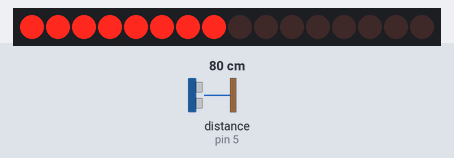
This sketch was run on a simulated Arduino Uno, built with avr-gcc and run on an emulated ATmega328P. Shown: 16 shift-register outputs drawn as a row of LEDs (first output left, lit = HIGH). Wiring (inferred from the names in the program): ultrasonic range finder: trigger pin 6; echo pin 5; 2 × shift register (74HC595): data pin 11; shift clock pin 8; latch pin 12. Wiring (inferred from the signals the program sends): row of LEDs: on Q0, Q1, Q2, Q3, Q4, Q5, Q6, Q7, Q8, Q9, Q10, Q11, Q12, Q13, Q14, Q15. The inputs (shaded band) are chosen by the test bench; at power-on: distance to the obstacle (sensor on pin 5) 80 cm. The echo pulse lasts 58.3 µs per cm.

Above: at 1.28 s.
1.3 s: distance to the obstacle (sensor on pin 5) set to 2 cm
At 2.1 s:
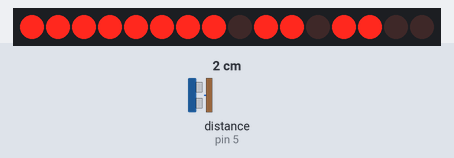
2.8 s: distance to the obstacle (sensor on pin 5) set to 120 cm
At 3.2 s:
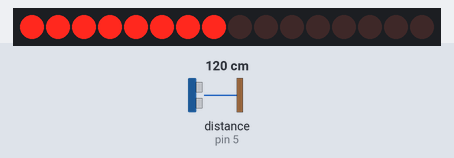
4.9 s: distance to the obstacle (sensor on pin 5) set to 4 cm
At 6.1 s:
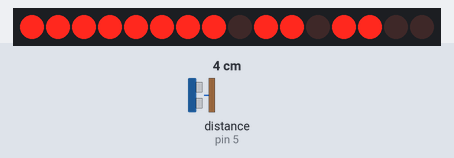
6.4 s: distance to the obstacle (sensor on pin 5) set to 35 cm
At 6.8 s:
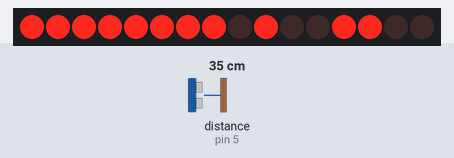
Timing chart, 0 to 8.9 s (numbered marks = the images above; inputs shaded):
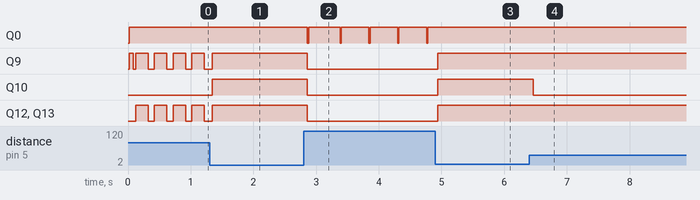

The sketch:

Personal_space_bot.ino
```cpp
/***********************************************************
Personal space bot
Author: Onion Ring Studios
Date: 03.08.2018
***********************************************************/

const int latchPin = 12; //Pin connected to ST_CP of 74HC595
const int clockPin = 8;//Pin connected to SH_CP of 74HC595
const int dataPin = 11; //Pin connected to DS of 74HC595
#define trigPin 6
#define echoPin 5


unsigned char  tab[]={0x7f,0xbf,0xdf,0xef,0xf7,0xfb,0xfd,0xfe};

int expression[] = {0, 0, 0, 0, 0, 0, 0, 0};
long duration, distance;
int t = 0;

// Expressions
int happy[]=        {0x00, 0x34, 0x32, 0x02, 0x02, 0x32, 0x34, 0x00};
int neutral[] =     {0x00, 0x30, 0x32, 0x02, 0x02, 0x32, 0x30, 0x00};
int frightened[] =  {0x00, 0x42, 0x24, 0x66, 0x00, 0x18, 0x3C, 0x00};
int sad[] =         {0x00, 0x12, 0x34, 0x04, 0x04, 0x34, 0x12, 0x00};
int angry[] =       {0x00, 0x32, 0x16, 0x06, 0x06, 0x16, 0x32, 0x00};


void setup ()
{
  //set pins to output
  pinMode(latchPin,OUTPUT);
  pinMode(clockPin,OUTPUT);
  pinMode(dataPin,OUTPUT);
  //set trigPin to output and echoPin to input for the distance sensor
  pinMode(trigPin, OUTPUT);
  pinMode(echoPin, INPUT);
}

void loop()
{

 /* Ultrasonic distance sensor */
  digitalWrite(trigPin, LOW);
  delayMicroseconds(2);
  digitalWrite(trigPin, HIGH);
  delayMicroseconds(10);
  digitalWrite(trigPin, LOW);
  duration = pulseIn(echoPin, HIGH, 7000);

if(duration > 0){   // Calculates the distance
  distance = (((duration) / 2) / 29.1);
}
else if(duration == 0){
  distance = 100;
}

// sets the different facial expressions based on distance
if(distance < 15){
  for(int i=0; i<8; i++){expression[i] = angry[i];}
  t = 0;
}
else if(distance < 65){
  for(int i=0; i<8; i++){expression[i] = happy[i];}
  t = 0;
}
else if(t > 1000){ // He becomes sad after a few seconds of being alone
  for(int i=0; i<8; i++){expression[i] = sad[i];}
}
else {
  for(int i=0; i<8; i++){expression[i] = neutral[i];}
  t += 1;
}

  // Sends the data to the two 74HC595 chips
  for(int n=0; n<8; n++){
    digitalWrite(latchPin,LOW);
    shiftOut(dataPin,clockPin,MSBFIRST, expression[n]);
    shiftOut(dataPin,clockPin,MSBFIRST,tab[n]);
    digitalWrite(latchPin,HIGH);
  }
}
```

Measured:
- after the input at 2.8 s, Q0: alternates HIGH for 0.44 s and LOW for 0.02 s, starting after 0.06 s; Q9, Q10, Q12, Q13: HIGH → LOW after 0.06 s
- after the input at 6.4 s, Q10: HIGH → LOW after 0.06 s
